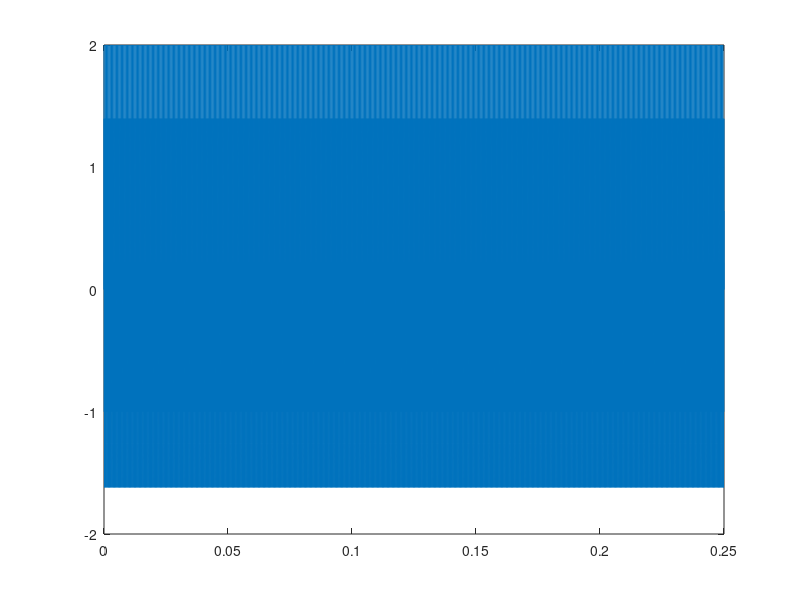
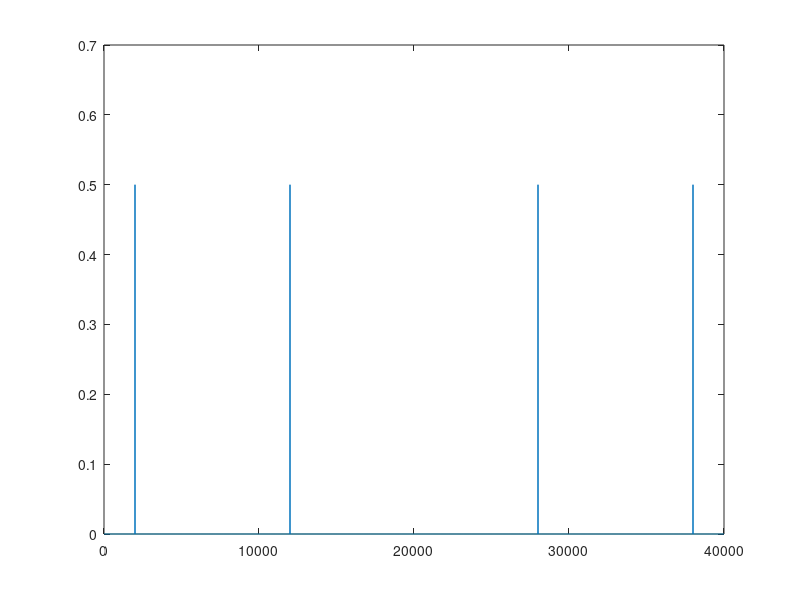

Reproduce these figures in MATLAB, in order. (Note: this script raises an error after producing the figures.)
%demo
%functions:
%disp, plot, hold, stem, length, zeros, ones, : operator, linspace, .* operator, transpose and
%hermitian operators, filter, fvtool, 
% sin, square, 1i
% conv, circ-conv, fft, ifft, fftshift, resample, repmat, upfirdn, 

close all;
f1 = 2e3;
f2 = 12e3;
fs = 40e3;
N = 10e3; %10k samples

t = 0:1/fs:(N-1)/fs; Ts = 1/fs;
t = 0: Ts: (N-1)*Ts;
x = cos(2*pi*f1*t) + cos(2*pi*f2*t);

plot(t,x);
% % 
% sq = square(2*pi*f2*t);
%     hold on;
% stem(t, sq);
% % 
Nfft = 2^nextpow2(N);
Nfft = N;
xpad = [x, zeros(1,Nfft-N)];
length(xpad)
Xf = fft(xpad, Nfft);
figure;
freq = linspace(0,fs, Nfft+1); 
plot(freq(1:end-1), abs(Xf)/N); 
Xf = round(Xf, 3); 
figure;
plot(freq(1:end-1), angle(Xf))
% % 
% figure;
% Xf = fftshift(Xf);
% freqnew = -fs/2:fs/N:fs/2;
% plot(freqnew(1:end-1), abs(Xf)/N);
% title('shifted');
% % 
% % filter at [-pi/2, pi/2] = 0.5 sin(pi n/2)/ (pi n/2) => first null at n =
% % %2.
n = -40:40;
sincfilter = 1/2*sinc(n/2);
LPF = fft(sincfilter);
omega = -pi:2*pi/length(n):pi;
figure;
LPF = fftshift(LPF);
plot(omega(1:end-1), abs(LPF));
y = conv(x, sincfilter);
% 
% % y = filter(sincfilter, 1, x);
Yf = fft(y);
Ny = length(y);
Yf = fftshift(Yf);
figure;
freq = -fs/2:fs/Ny:fs/2;
plot(freq(1:end-1), abs(Yf)/N);
% % 
% % y2 = conv(x, sincfilter);
% % figure;
% % plot(abs(y2));
% % hold on
% % plot(abs(y),'r');